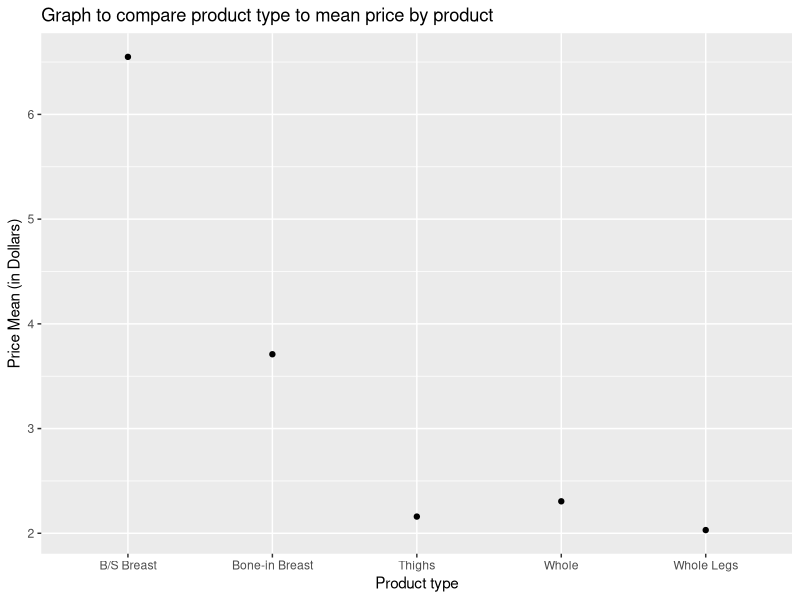
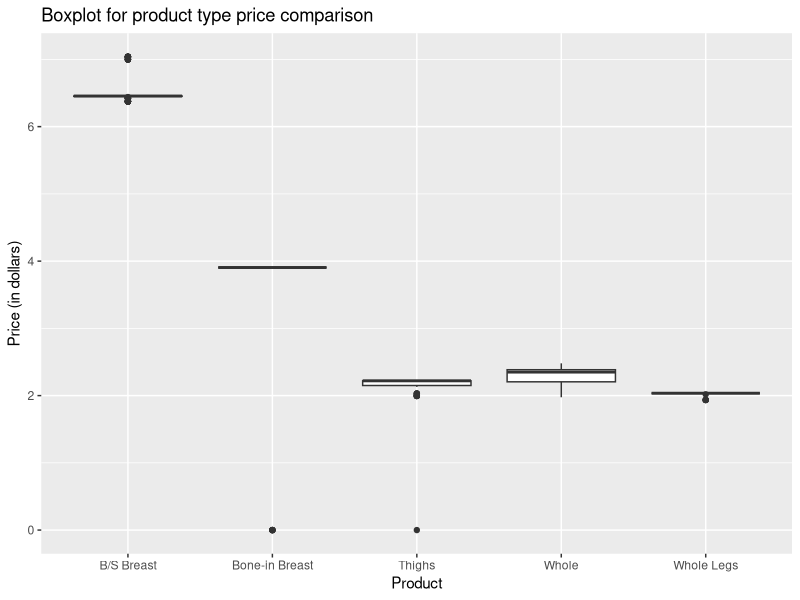
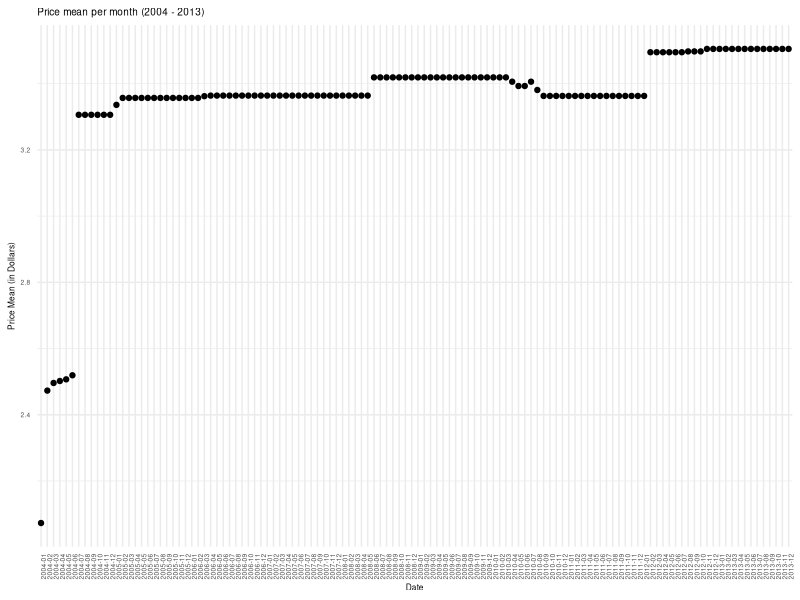
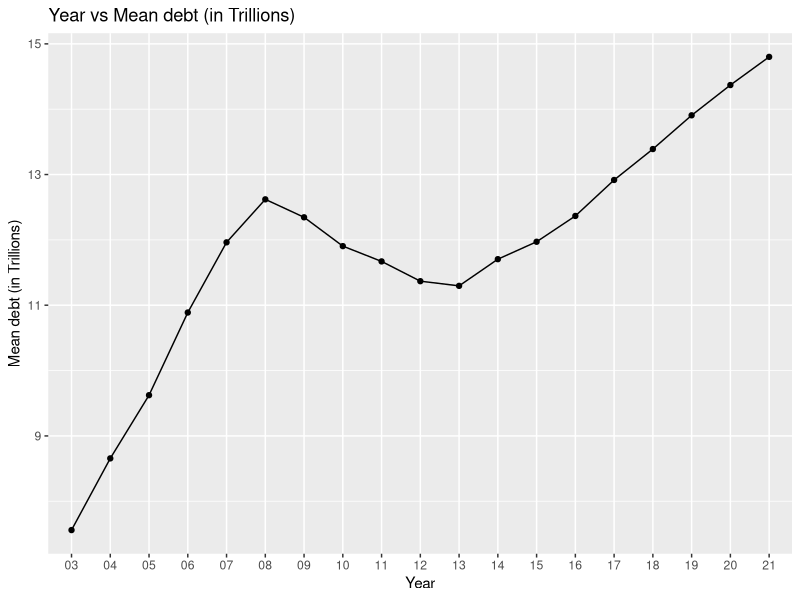
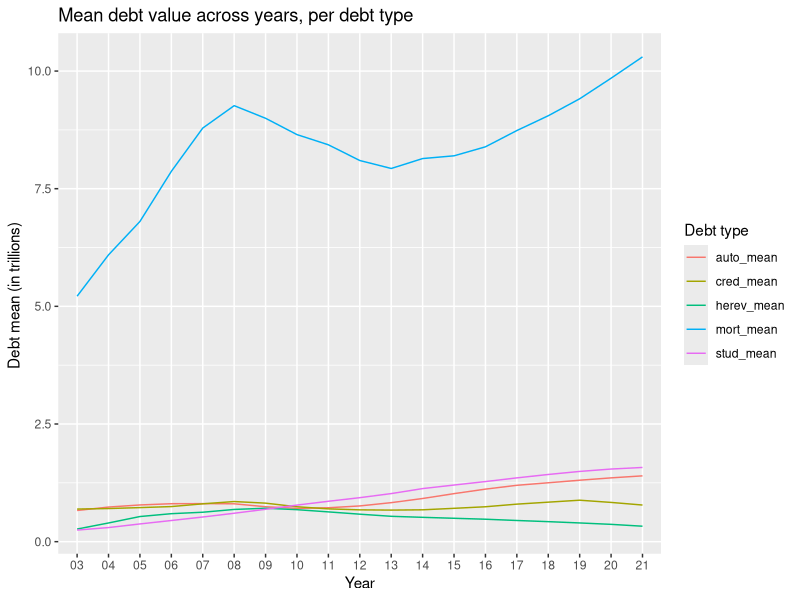

Source code (R) for these figures, in order:
## ---- chunk 1
#| label: setup
#| warning: false
#| message: false

library(tidyverse)
library(lubridate)
library(readxl)
library(ggplot2)
library(tidyr)

knitr::opts_chunk$set(echo = TRUE, warning=FALSE, message=FALSE)
## ---- chunk 2
# Read csv file into dataframe
poultry_data <- read_excel("_data/poultry_tidy.xlsx")

# Printing the top 5 rows
head(poultry_data, 5)

dim(poultry_data)

# Getting some initial statistics
unique(poultry_data$Product)

min(poultry_data$Year)

max(poultry_data$Year)
## ---- chunk 3
# Transforming Year and Month columns into "Date" column
poultry_data$Date <- format(as.Date((paste(poultry_data$Year,poultry_data$Month,"01",sep="")), "%Y%b%e"), "%Y-%m")

head(poultry_data, 5)

# Get rows having no values in "Price_Dollar column"
poultry_data[is.na(poultry_data$Price_Dollar), ]

# Populating the columns with 0, if no price value is available
poultry_data <- poultry_data %>%
  mutate(
    Price_Dollar = ifelse(is.na(Price_Dollar), 0 , Price_Dollar)
  )

# Grouping data by Product types
poultry_grouped <- poultry_data %>%
  group_by(Product) %>%
  summarise(
    price_mean = mean(Price_Dollar),
    price_median = median(Price_Dollar)
  )

poultry_grouped

ggplot(poultry_grouped) + 
  geom_point(aes(x=Product, y=price_mean)) +
  ylab("Price Mean (in Dollars)") + 
  xlab("Product type") + 
  ggtitle("Graph to compare product type to mean price by product")

# Boxplot to find price variations in each product type
ggplot(poultry_data, aes(x=Product, y=Price_Dollar, group=Product)) + 
  geom_boxplot() +
  ylab("Price (in dollars)") + 
  ggtitle("Boxplot for product type price comparison")

# Data grouped by date
poultry_grouped_date <- poultry_data %>%
  group_by(Date) %>%
  summarise(
    price_mean = mean(Price_Dollar),
    price_median = median(Price_Dollar)
  )

poultry_grouped_date

options(repr.plot.width = 6, repr.plot.height =3)

graph <- ggplot(poultry_grouped_date, aes(x=Date, y=price_mean)) + 
  geom_point() + 
  ylab("Price Mean (in Dollars)") + 
  theme_minimal() +
  theme(text = element_text(size = 6),element_line(size =1)) +
  theme(axis.text.x = element_text(angle = 90, hjust = 1)) + 
  ggtitle("Price mean per month (2004 - 2013)")

graph
## ---- chunk 4
filter(poultry_data, Year=="2013" & Month=="November")
## ---- chunk 5
# Reading into dataframe
data <- read_excel('_data/debt_in_trillions.xlsx')
data <- data %>%
  separate(c("Year and Quarter"), c("Year", "Quarter"), ":")
data

# Group data by year, and get total and mean debt per year
data_grouped <- data %>%
  group_by(Year) %>%
  summarise(total_debt_by_year = sum(Total),
            mean_debt_by_year = mean(Total))

# Plot the mean debt per year
ggplot(data_grouped, aes(x=Year, y=mean_debt_by_year, group=1)) + ylab("Mean debt (in Trillions)") + 
  geom_point() + 
  geom_line() + 
  ggtitle("Year vs Mean debt (in Trillions) ")

data_grouped

# Group data by year and get mean value statistics for each debt type
data_by_debt_type <- data %>%
   group_by(Year) %>% 
   summarise(mort_mean = mean(Mortgage),
             herev_mean = mean(`HE Revolving`),
             auto_mean = mean(`Auto Loan`),
             cred_mean = mean(`Credit Card`),
             stud_mean = mean(`Student Loan`))

data_by_debt_type

# Preprocess the data, to pivot it for graphing
col_names = names(data_by_debt_type)
col_names <- col_names[!col_names %in% c("Year")]

col_names 

# Pivot the data such that each case represents the mean debt type for a given year
pivoted_debt_data <- pivot_longer(data_by_debt_type, cols=col_names, 
                          names_to = "debt_type",
                          values_to = "debt_mean_value")

# Graphing the data
ggplot(pivoted_debt_data, aes(x = Year)) +
  geom_line(aes(y = debt_mean_value, group=debt_type, color=debt_type)) + 
  xlab("Year") + 
  ylab("Debt mean (in trillions) ") + 
  ggtitle("Mean debt value across years, per debt type") + 
  guides(color = guide_legend(title="Debt type"))

pivoted_debt_data

